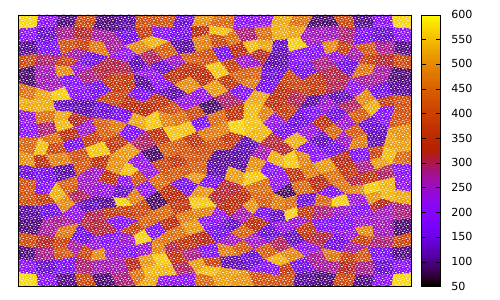

Reproduce this figure in gnuplot.
set terminal pdfcairo
set output "segments-2.pdf"

# set key above
# load "styles.ppl"

set xrange [* : *]
set yrange [* : *]

set nomxtics
set nomytics

set noxtics
set noytics

plot "./gnuplot_segment_points_ll_loop.dat-2" u 1:2:3 w l palette ti ''
